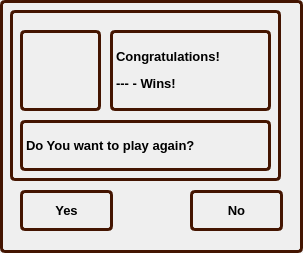
<?xml version="1.0" encoding="UTF-8"?>
<ui version="4.0">
 <class>Congratultion</class>
 <widget class="QDialog" name="Congratultion">
  <property name="geometry">
   <rect>
    <x>0</x>
    <y>0</y>
    <width>303</width>
    <height>253</height>
   </rect>
  </property>
  <property name="windowTitle">
   <string>Dialog</string>
  </property>
  <property name="windowIcon">
   <iconset resource="resources.qrc">
    <normaloff>:/resources/resources/tic-tac-toe (1).png</normaloff>:/resources/resources/tic-tac-toe (1).png</iconset>
  </property>
  <property name="styleSheet">
   <string notr="true">background-image: url(:/resources/resources/back.png);
border-radius: 5px;
border: 3px solid #441501;</string>
  </property>
  <widget class="QLabel" name="label">
   <property name="geometry">
    <rect>
     <x>10</x>
     <y>10</y>
     <width>271</width>
     <height>171</height>
    </rect>
   </property>
   <property name="styleSheet">
    <string notr="true">background-image: url(:/resources/resources/button.png);</string>
   </property>
   <property name="text">
    <string/>
   </property>
  </widget>
  <widget class="QPushButton" name="toExit">
   <property name="geometry">
    <rect>
     <x>190</x>
     <y>190</y>
     <width>93</width>
     <height>41</height>
    </rect>
   </property>
   <property name="font">
    <font>
     <family>Tahoma</family>
     <pointsize>10</pointsize>
     <weight>75</weight>
     <bold>true</bold>
    </font>
   </property>
   <property name="styleSheet">
    <string notr="true">background-image: url(:/resources/resources/button.png);</string>
   </property>
   <property name="text">
    <string>No</string>
   </property>
   <property name="icon">
    <iconset resource="resources.qrc">
     <normaloff>:/resources/resources/exit.png</normaloff>:/resources/resources/exit.png</iconset>
   </property>
   <property name="iconSize">
    <size>
     <width>30</width>
     <height>30</height>
    </size>
   </property>
  </widget>
  <widget class="QPushButton" name="again">
   <property name="geometry">
    <rect>
     <x>20</x>
     <y>190</y>
     <width>93</width>
     <height>41</height>
    </rect>
   </property>
   <property name="font">
    <font>
     <family>Tahoma</family>
     <pointsize>10</pointsize>
     <weight>75</weight>
     <bold>true</bold>
    </font>
   </property>
   <property name="styleSheet">
    <string notr="true">background-image: url(:/resources/resources/button.png);</string>
   </property>
   <property name="text">
    <string>Yes</string>
   </property>
   <property name="icon">
    <iconset resource="resources.qrc">
     <normaloff>:/resources/resources/playButton.png</normaloff>:/resources/resources/playButton.png</iconset>
   </property>
   <property name="iconSize">
    <size>
     <width>30</width>
     <height>30</height>
    </size>
   </property>
  </widget>
  <widget class="QPushButton" name="logo">
   <property name="geometry">
    <rect>
     <x>20</x>
     <y>30</y>
     <width>81</width>
     <height>81</height>
    </rect>
   </property>
   <property name="styleSheet">
    <string notr="true">background-image: url(:/resources/resources/button.png);</string>
   </property>
   <property name="text">
    <string/>
   </property>
   <property name="icon">
    <iconset resource="resources.qrc">
     <normaloff>:/resources/resources/victory.png</normaloff>:/resources/resources/victory.png</iconset>
   </property>
   <property name="iconSize">
    <size>
     <width>70</width>
     <height>70</height>
    </size>
   </property>
  </widget>
  <widget class="QLabel" name="winner">
   <property name="geometry">
    <rect>
     <x>110</x>
     <y>30</y>
     <width>161</width>
     <height>81</height>
    </rect>
   </property>
   <property name="font">
    <font>
     <family>Tahoma</family>
     <pointsize>10</pointsize>
     <weight>75</weight>
     <bold>true</bold>
    </font>
   </property>
   <property name="styleSheet">
    <string notr="true">background-image: url(:/resources/resources/button.png);</string>
   </property>
   <property name="text">
    <string>&lt;html&gt;&lt;head/&gt;&lt;body&gt;&lt;p&gt;Congratulations!&lt;/p&gt;&lt;p&gt; --- - Wins!&lt;/p&gt;&lt;/body&gt;&lt;/html&gt;</string>
   </property>
  </widget>
  <widget class="QLabel" name="label_3">
   <property name="geometry">
    <rect>
     <x>20</x>
     <y>120</y>
     <width>251</width>
     <height>51</height>
    </rect>
   </property>
   <property name="font">
    <font>
     <family>Tahoma</family>
     <pointsize>10</pointsize>
     <weight>75</weight>
     <bold>true</bold>
    </font>
   </property>
   <property name="styleSheet">
    <string notr="true">background-image: url(:/resources/resources/button.png);</string>
   </property>
   <property name="text">
    <string>&lt;html&gt;&lt;head/&gt;&lt;body&gt;&lt;p&gt;Do You want to play again?&lt;/p&gt;&lt;/body&gt;&lt;/html&gt;</string>
   </property>
  </widget>
 </widget>
 <resources>
  <include location="resources.qrc"/>
 </resources>
 <connections/>
</ui>
